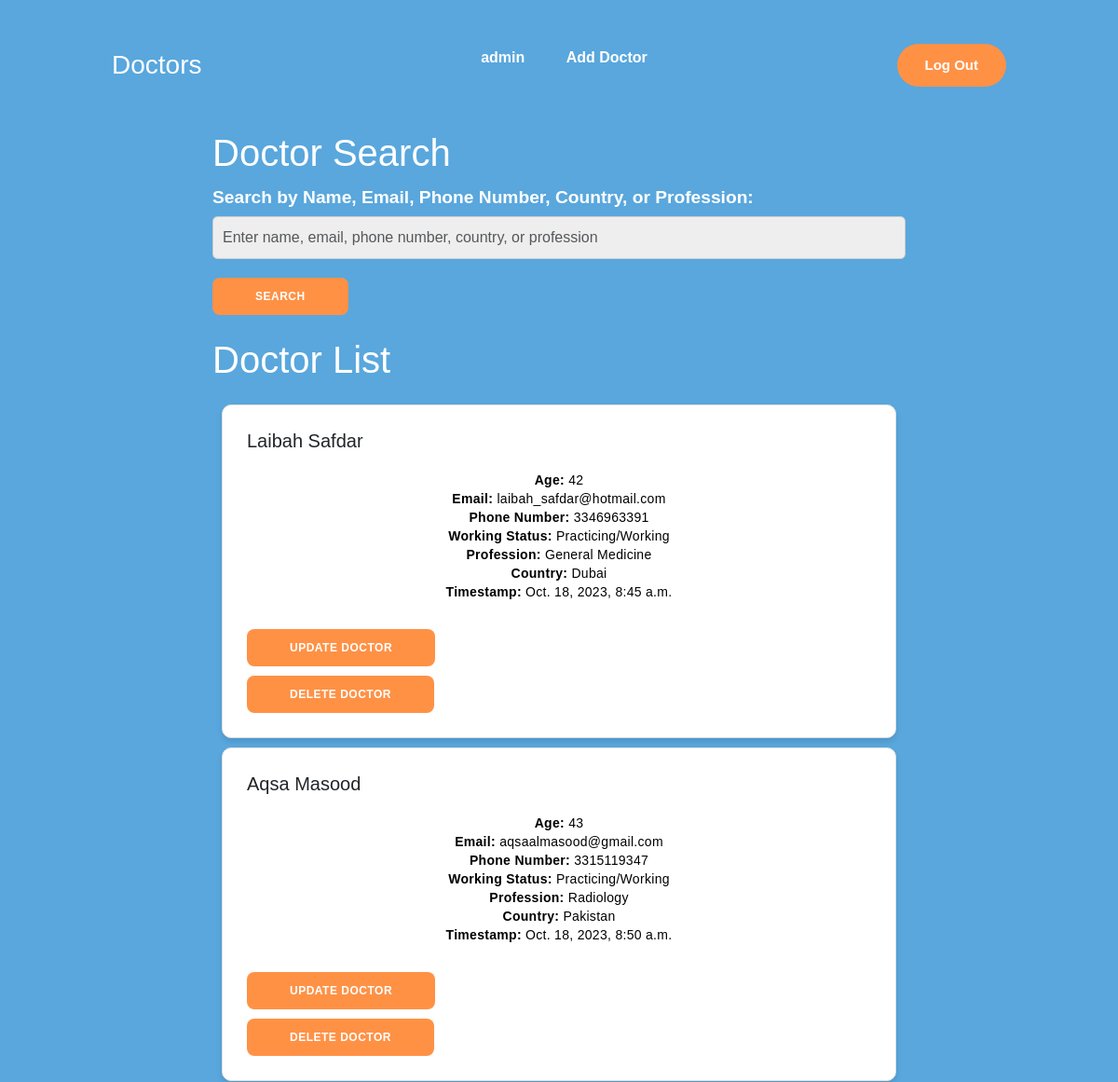
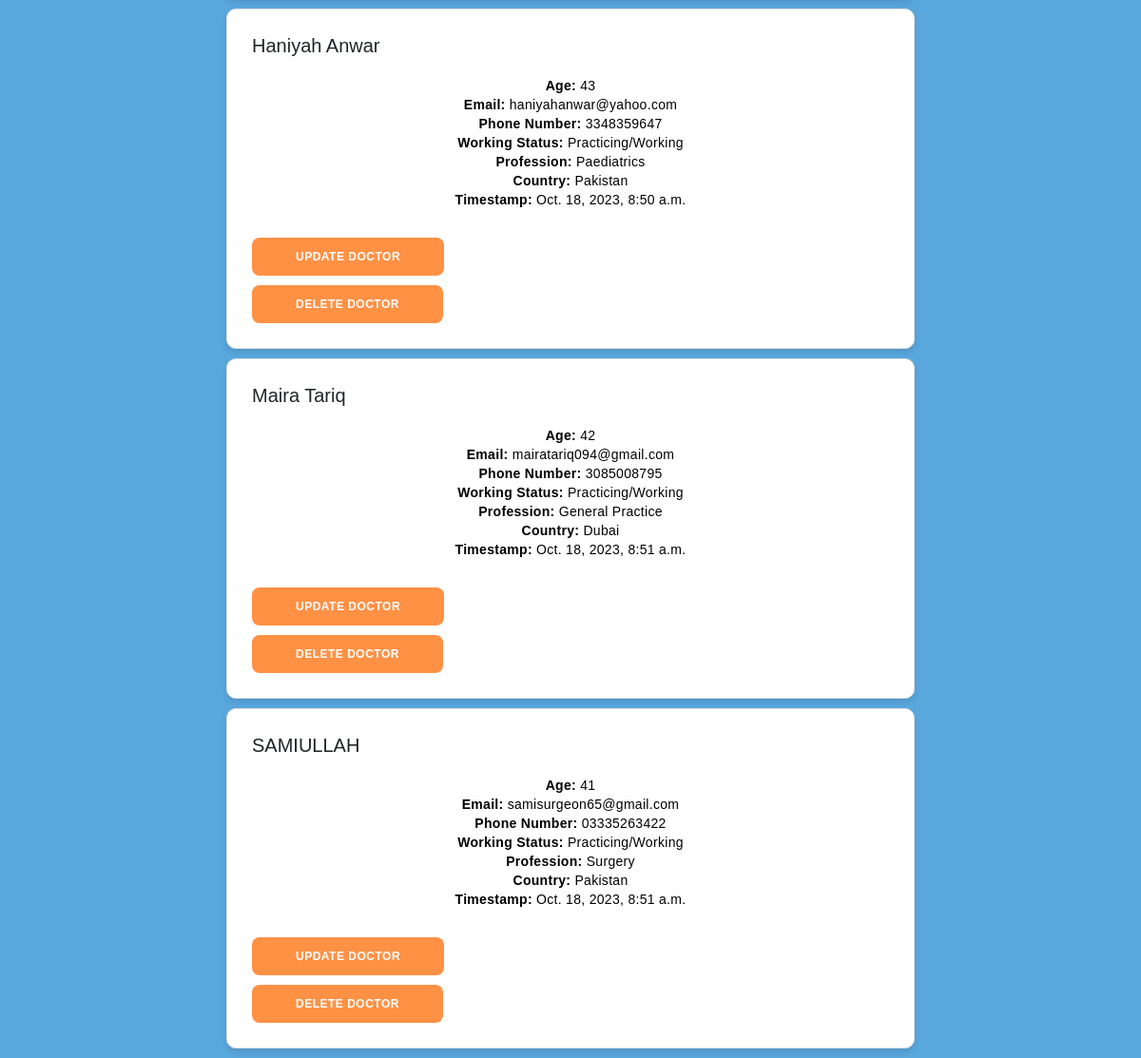
Page /doctor-search/ (signed in) on the committed database (2 pictures, top to bottom).
### network/models.py (models this page shows, shortened)
class User(AbstractUser):
    pass

class Doctor(models.Model):
    name = models.TextField()
    age = models.IntegerField()
    email = models.EmailField()
    phone_number = models.TextField()
    working_status = models.TextField()
    profession = models.TextField()
    country = models.TextField()
    timestamp = models.DateTimeField(auto_now_add=True)

### network/views.py (the view)
# urls.py: path('doctor-search/', views.doctor_search, name='doctor_search'),
def doctor_search(request):
    search_query = request.GET.get('search_query', '')
    doctors = Doctor.objects.filter(
        Q(name__icontains=search_query) |
        Q(email__icontains=search_query) |
        Q(phone_number__icontains=search_query) |
        Q(country__icontains=search_query) |
        Q(profession__icontains=search_query)
    )
    return render(request, 'network/search_results.html', {'doctors': doctors, 'search_query': search_query})

### network/templates/network/search_results.html (shortened to what this page needs)
{% extends "network/layout.html" %}
{% block body %}
    <div class="container">
        <h1>Doctor Search</h1>
        <form action="/doctor-search/" method="get">
            <div class="form-group">
                <label for="search_query">Search by Name, Email, Phone Number, Country, or Profession:</label>
                <input type="text" class="form-control" name="search_query" id="search_query" placeholder="Enter name, email, phone number, country, or profession">
            </div>
            <button type="submit" class="button">Search</button>
        </form>
        <h1 class="my-4">Doctor List</h1>
        {% for doctor in doctors %}
            <div class="card doctor-card">
                <div class="card-body">
                    <h5 class="card-title">{{ doctor.name }}</h5>
                    <p class="card-text">
                        <strong>Age:</strong> {{ doctor.age }}<br>
                        <strong>Email:</strong> {{ doctor.email }}<br>
                        <strong>Phone Number:</strong> {{ doctor.phone_number }}<br>
                        <strong>Working Status:</strong> {{ doctor.working_status }}<br>
                        <strong>Profession:</strong> {{ doctor.profession }}<br>
                        <strong>Country:</strong> {{ doctor.country }}<br>
                        <strong>Timestamp:</strong> {{ doctor.timestamp }}
                    </p>
                    <form action="{% url 'update_doctor' doctor.id %}" method="post">
                        <button type="submit" class="button" value="">Update Doctor</button>
                    </form>
                    <form action="{% url 'delete_doctor' doctor.id %}" method="post">
                        <button type="submit" class="button buttonred" value="">Delete Doctor</button>
                    </form>
                </div>
            </div>
        {% endfor %}
    </div>
{% endblock %}

### network/templates/network/layout.html (shortened to what this page needs)
{% load static %}
<!DOCTYPE html>
<html lang="en">
<head>
    <link href="https://cdn.jsdelivr.net/npm/bootstrap@5.3.0/dist/css/bootstrap.min.css" rel="stylesheet">
    <link rel="stylesheet" href="{% static 'network/styles.css' %}">
</head>
<body>
    <div class="hero">
        <nav>
            <a class="logo" href="{% url 'index' %}">Doctors</a>
            <ul>
                {% if user.is_authenticated %}
                    <li><a href="{% url 'index' %}"><strong>{{ request.user.username }}</strong></a></li>
                {% endif %}
                {% if user.is_authenticated %}
                    <li><a href="{% url 'add_doctor' %}">Add Doctor</a></li>
                {% else %}
                    <li><a href="{% url 'login' %}">Log In</a></li>
                    <li><a href="{% url 'register' %}">Register</a></li>
                {% endif %}
            </ul>
            {% if user.is_authenticated %}
                <button type="button"><a href="{% url 'logout' %}">Log Out</a></button>
            {% endif %}
        </nav>
    </div>
    <div class="body">
        {% block body %}
        {% endblock %}
    </div>
</body>
</html>

### network/static/network/styles.css (style rules this page uses)
body { overflow-y: scroll; position: relative; background: #59A7DD; background-size: 600% 600%; animation: gradientAnimation 15s linear infinite; color: black; font-family: Arial, sans-serif; margin: 0; opacity: 10; padding: 0; }
body::before { content: ""; position: fixed; top: 0; left: 0; width: 100%; height: 100%; background-image: url('your-texture-image.jpg'); opacity: 0.1; z-index: -1; }
body::after { content: ""; position: fixed; top: 0; left: 0; width: 100%; height: 100%; z-index: -1; opacity: .15; }
.buttonred { background: red; }
h1 { font-size: 2.5rem; margin: 0; color: black; }
p { font-size: 1.2rem; color: black; text-align: center; }
a { text-decoration: none; color: white; }
.container { color: white; background-color: transparent; position: relative; overflow: hidden; width: 768px; max-width: 100%; min-height: 230px; }
.container h1 { color: white; }
.container p { font-size: 14px; line-height: 20px; letter-spacing: 0.3px; margin: 20px 0; }
.container .button { background-color: #FF9145; color: #fff; font-size: 12px; padding: 10px 45px; border: 1px solid transparent; border-radius: 8px; font-weight: 600; letter-spacing: 0.5px; text-transform: uppercase; margin-top: 10px; cursor: pointer; }
.container input { background-color: #eee; border: none; margin: 8px 0; padding: 10px 15px; font-size: 13px; border-radius: 8px; width: 100%; outline: none; }
.doctor-card { border: 1px solid #e0e0e0; margin: 10px; padding: 10px; border-radius: 10px; box-shadow: 0 4px 6px rgba(0, 0, 0, 0.1); }
.hero { background-image: linear-gradient(rgba(0, 0, 0, 0.6), rgba(0, 0, 0, 0.6), url('background.jpg')); }
nav { display: flex; align-items: center; justify-content: space-between; padding: 40px; padding-left: 10%; padding-right: 10%; }
.logo { color: white; font-size: 28px; }
nav ul li { list-style-type: none; display: inline-block; padding: 10px 20px; }
nav ul li a { color: white; text-decoration: none; font-weight: bold; }
button { border: none; background: #FF9145; padding: 12px 30px; border-radius: 30px; color: white; font-weight: bold; font-size: 15px; transition: .4s; }
.form-group { margin: 10px 0; }
.form-group label { display: block; text-align: left; }
.form-group input { width: 100%; padding: 10px; border: 1px solid #ccc; border-radius: 5px; }
label { font-weight: bold; font-size: 1.2rem; display: block; margin-top: 10px; }
select, input[type="text"] { width: 100%; padding: 10px; border: 1px solid #ccc; border-radius: 5px; font-size: 1rem; margin-top: 5px; outline: none; }

### rows in the picture
User: user.username "admin"
Doctor: name "Laibah Safdar", age "42", email "laibah_safdar@hotmail.com", phone_number "3346963391", working_status "Practicing/Working", profession "General Medicine", country "Dubai", timestamp "Oct. 18, 2023, 8:45 a.m."
Doctor: name "Aqsa Masood", age "43", email "aqsaalmasood@gmail.com", phone_number "3315119347", working_status "Practicing/Working", profession "Radiology", country "Pakistan", timestamp "Oct. 18, 2023, 8:50 a.m."
Doctor: name "Haniyah Anwar", age "43", email "haniyahanwar@yahoo.com", phone_number "3348359647", working_status "Practicing/Working", profession "Paediatrics", country "Pakistan", timestamp "Oct. 18, 2023, 8:50 a.m."
Doctor: name "Maira Tariq", age "42", email "mairatariq094@gmail.com", phone_number "3085008795", working_status "Practicing/Working", profession "General Practice", country "Dubai", timestamp "Oct. 18, 2023, 8:51 a.m."
Doctor: name "SAMIULLAH", age "41", email "samisurgeon65@gmail.com", phone_number "03335263422", working_status "Practicing/Working", profession "Surgery", country "Pakistan", timestamp "Oct. 18, 2023, 8:51 a.m."
